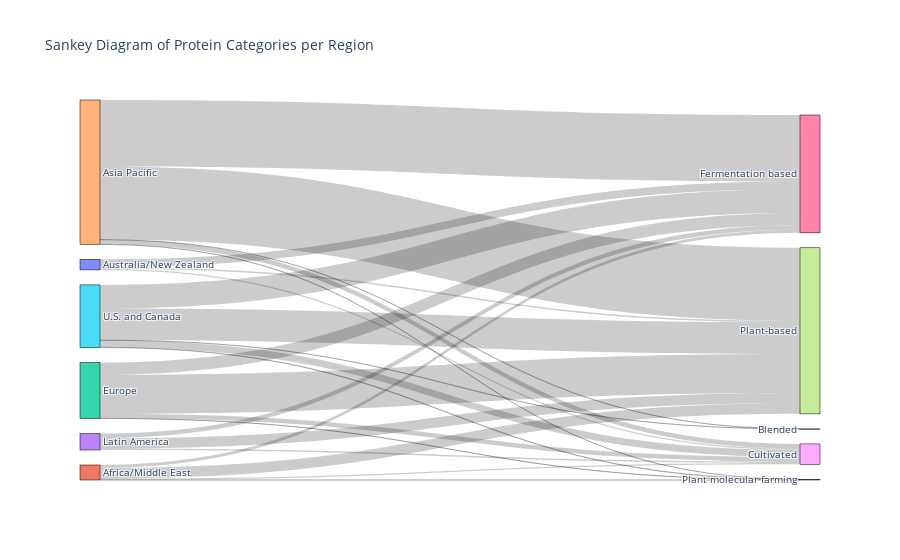

Notebook code for this chart:
### Code cell
df_explode['operating_regions'].value_counts(normalize=True)

# Preparing data for the Sankey diagram
sankey_data = df_explode.groupby(['operating_regions', 'protein_category_new']).size().reset_index(name='counts')

# Calculate the total counts for each region
total_counts_per_region = sankey_data.groupby('operating_regions')['counts'].transform('sum')

# Calculate the percentage within each group
sankey_data['percentage'] = (sankey_data['counts'] / total_counts_per_region) * 100

# Sort the sankey_data by counts in descending order
sankey_data = sankey_data.sort_values(by='percentage', ascending=False)

# Creating ordered lists of all unique regions and protein categories based on sorted data
all_regions = sankey_data['operating_regions'].unique().tolist()
all_categories = sankey_data['protein_category_new'].unique().tolist()
all_nodes = all_regions + all_categories

# Mapping each unique region and protein category to an index
node_indices = {node: idx for idx, node in enumerate(all_nodes)}

# Preparing the source, target, and value lists for the Sankey diagram
source = sankey_data['operating_regions'].map(node_indices)
target = sankey_data['protein_category_new'].map(node_indices)
value = sankey_data['counts']

# Creating the Sankey diagram
fig = go.Figure(data=[go.Sankey(
    node=dict(
        pad=15,
        thickness=20,
        line=dict(color="black", width=0.5),
        label=all_nodes,
    ),
    link=dict(
        source=source,
        target=target,
        value=value
    ))])

fig.update_layout(title_text="Sankey Diagram of Protein Categories per Region", font_size=10)

# Show the figure
fig.show()

### Figure 1 — Plotly figure (JSON) as saved in the notebook; plotly's stock layout.template omitted (floating-point values rounded to 4 significant figures)
{"data": [{"link": {"source": [0, 1, 2, 3, 4, 5, 4, 5, 3, 2, 1, 0, 0, 5, 1, 3, 2, 4, 5, 2, 1, 5, 4, 4], "target": [6, 7, 7, 7, 7, 7, 6, 6, 6, 6, 6, 7, 8, 8, 8, 8, 8, 8, 9, 9, 9, 10, 10, 9], "value": [1359, 1859, 6798, 1786, 12716, 5500, 11587, 4124, 823, 2108, 508, 262, 214, 1220, 241, 258, 794, 828, 69, 40, 5, 4, 4, 2]}, "node": {"label": ["Australia/New Zealand", "Africa/Middle East", "Europe", "Latin America", "Asia Pacific", "U.S. and Canada", "Fermentation based", "Plant-based", "Cultivated", "Plant molecular farming", "Blended"], "line": {"color": "black", "width": 0.5}, "pad": 15, "thickness": 20}, "type": "sankey"}], "layout": {"font": {"size": 10}, "title": {"text": "Sankey Diagram of Protein Categories per Region"}}}
